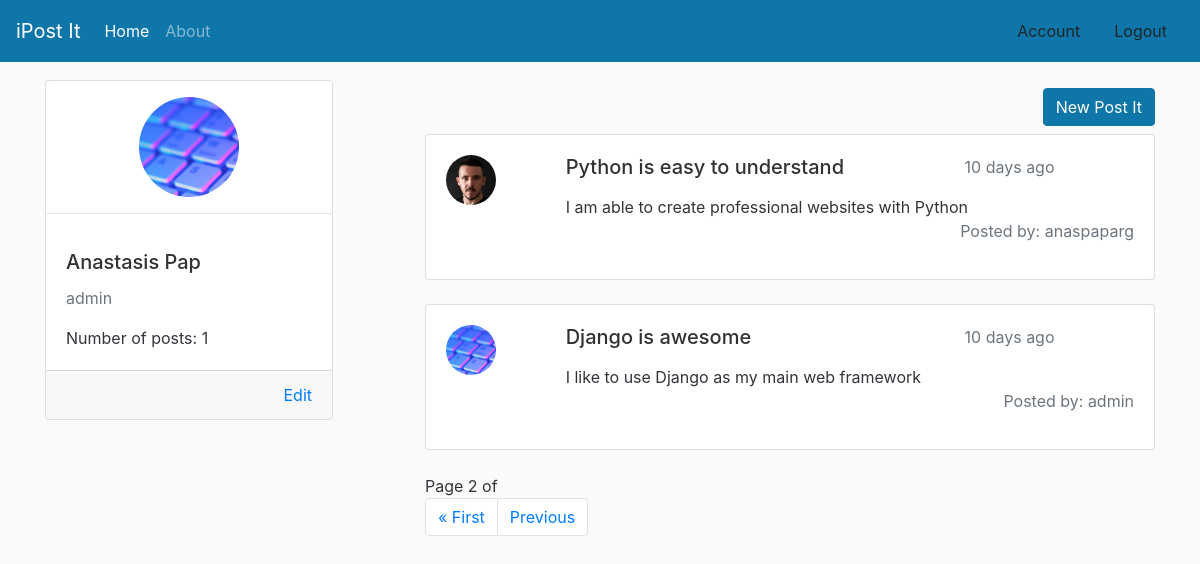
Page /?page=2 (signed in) on the committed database.
### users/models.py (models this page shows, shortened)
class UserImageExtension(models.Model):
    user = models.OneToOneField(User, on_delete=models.CASCADE)
    user_image = models.ImageField(upload_to='user-images')

### post/models.py (models this page shows, shortened)
class PostIt(models.Model):
    post_title = models.CharField(max_length=100)
    post_body = models.TextField(max_length=300)
    posted_date = models.DateTimeField(default=timezone.now)
    posted_by = models.ForeignKey(User, on_delete=models.CASCADE)
    def time_published(self):
        time_difference = timezone.now() - self.posted_date
        if time_difference.days == 0 and 0 <= time_difference.seconds < 60:
            seconds = time_difference.seconds
            if seconds == 1:
                return f'{str(seconds)} second ago'
            else:
                return f'{str(seconds)} seconds ago'
        if time_difference.days == 0 and 60 <= time_difference.seconds < 3600:
            minutes = math.floor(time_difference.seconds / 60)
            if minutes == 1:
                return f'{str(minutes)} minute ago'
            else:
                return f'{str(minutes)} minutes ago'
        if time_difference.days == 0 and 3600 <= time_difference.seconds < 86400:
            hours = math.floor(time_difference.seconds / 3600)
            if hours == 1:
                return f'{str(hours)} hour ago'
            else:
                return f'{str(hours)} hours ago'
        if 1 <= time_difference.days < 30:
            days = time_difference.days
            if days == 1:
                return f'{str(days)} day ago'
            else:
                return f'{str(days)} days ago'

### post/views.py (the view)
# urls.py: path("", views.home_page, name='post-home'),
@login_required()
def home_page(request):
    if request.method == 'POST':
        form = PostItForm(request.POST)
        form.instance.posted_by = request.user
        if form.is_valid():
            form.save()
            return redirect('post-home')
    else:
        form = PostItForm()
    number_of_posts = PostIt.objects.filter(posted_by=request.user.id)
    post_it_list = PostIt.objects.order_by('-posted_date')
    paginator = Paginator(post_it_list, 3)
    page_number = request.GET.get('page')
    page_obj = paginator.get_page(page_number)
    context = {
        'post_its': page_obj,
        'number_of_personal_posts': len(number_of_posts),
        'form': form
    }
    return render(request, 'post/home.html', context)

### post/templates/post/home.html (shortened to what this page needs)
{% extends "post/main.html" %}
{% load crispy_forms_tags %}
{% block content %}
<div class="container">
    <div class="row">
        <div class="col">
            <div class="card" style="width: 18rem;">
                <div class="d-flex justify-content-center mt-3">
                    {% if not user.userimageextension.user_image.url %}
                    <svg xmlns="http://www.w3.org/2000/svg" width="100" height="100" fill="currentColor"
                         class="bi bi-person"
                         viewBox="0 0 16 16">
                        <path d="M8 8a3 3 0 1 0 0-6 3 3 0 0 0 0 6zm2-3a2 2 0 1 1-4 0 2 2 0 0 1 4 0zm4 8c0 1-1 1-1 1H3s-1 0-1-1 1-4 6-4 6 3 6 4zm-1-.004c-.001-.246-.154-.986-.832-1.664C11.516 10.68 10.289 10 8 10c-2.29 0-3.516.68-4.168 1.332-.678.678-.83 1.418-.832 1.664h10z"/>
                    </svg>
                    {% else %}
                    <img class="rounded-circle"
                         src="{{user.userimageextension.user_image.url}}"
                         alt="user-image" width="100" height="100"
                         style="object-fit: cover;">
                    {% endif %}
                </div>
                <hr>
                <div class="card-body">
                    <h5 class="card-title">{{user.first_name}} {{user.last_name}}</h5>
                    <p class="text-muted">{{ user.username }}</p>
                    <p class="card-text">Number of posts: {{ number_of_personal_posts }}</p>
                </div>
                <div class="card-footer d-flex justify-content-end">
                    <a href="{% url 'post-account' %}" class="card-link">Edit</a>
                </div>
            </div>
        </div>
        <div class="col-8">
            <div class="mt-2 mb-2 d-flex justify-content-end">
                <button type="button" class="btn btn-primary" data-toggle="modal" data-target="#exampleModalCenter">
                    New Post It
                </button>
            </div>
            {% for post_it in post_its %}
            <div class="card mb-4">
                <div class="card-body">
                    <div>
                        <div class="row" style="cursor:pointer" onclick="singlePostit({{post_it.id}})">
                            <div class="col-2">
                                {% if not post_it.posted_by.userimageextension.user_image.url %}
                                <svg xmlns="http://www.w3.org/2000/svg" width="50" height="50" fill="currentColor"
                                     class="bi bi-person"
                                     viewBox="0 0 16 16">
                                    <path d="M8 8a3 3 0 1 0 0-6 3 3 0 0 0 0 6zm2-3a2 2 0 1 1-4 0 2 2 0 0 1 4 0zm4 8c0 1-1 1-1 1H3s-1 0-1-1 1-4 6-4 6 3 6 4zm-1-.004c-.001-.246-.154-.986-.832-1.664C11.516 10.68 10.289 10 8 10c-2.29 0-3.516.68-4.168 1.332-.678.678-.83 1.418-.832 1.664h10z"/>
                                </svg>
                                {% else %}
                                <img class="rounded-circle"
                                     src="{{post_it.posted_by.userimageextension.user_image.url}}"
                                     alt="User Image" width="50" height="50"
                                     style="object-fit: cover;">
                                {% endif %}
                            </div>
                            <div class="col-10">
                                <div class="row">
                                    <div class="col">
                                        <h5 class="card-title">{{post_it.post_title}}</h5>
                                    </div>
                                    <div class="col-4">
                                        <p class="text-muted">{{post_it.time_published}}</p>
                                    </div>
                                </div>
                                <p class="card-text">
                                    {{post_it.post_body}}
                                </p>
                            </div>
                        </div>
                        <div class="d-flex justify-content-end">
                            <p class="text-secondary">Posted by: {{post_it.posted_by}}</p>
                        </div>
                    </div>
                </div>
            </div>
            {% endfor %}
            <nav>
                <span class="current">
                    Page {{ post_its.number }} of {{ post_its.paginator.num_page }}
                </span>
                <ul class="pagination">
                    {% if post_its.has_previous %}
                    <li class="page-item">
                        <a class="page-link" href="?page=1">&laquo; First</a>
                    </li>
                    <li class="page-item">
                        <a class="page-link" href="?page={{ post_its.previous_page_number }}">Previous</a>
                    </li>
                    {% endif %}
                </ul>
            </nav>
        </div>
    </div>
</div>
{% endblock content %}

### post/static/post/css/base.css (style rules this page uses)
body { background: #fafafa; color: #33333a; margin-top: 5rem; }
h1, h2, h3, h4, h5, h6 { color: #323232; }

### rows in the picture
PostIt: posted_by.userimageextension.user_image (picture), post_title "Python is easy to understand", time_published "10 days ago", post_body "I am able to create professional websites with Python", posted_by "anaspaparg"
PostIt: posted_by.userimageextension.user_image (picture), post_title "Django is awesome", time_published "10 days ago", post_body "I like to use Django as my main web framework", posted_by "admin"

### other values in the picture
{{ user.first_name }} "Anastasis"
{{ user.last_name }} "Pap"
{{ user.username }} "admin"
{{ number_of_personal_posts }} "1"
{{ post_its.number }} "2"
